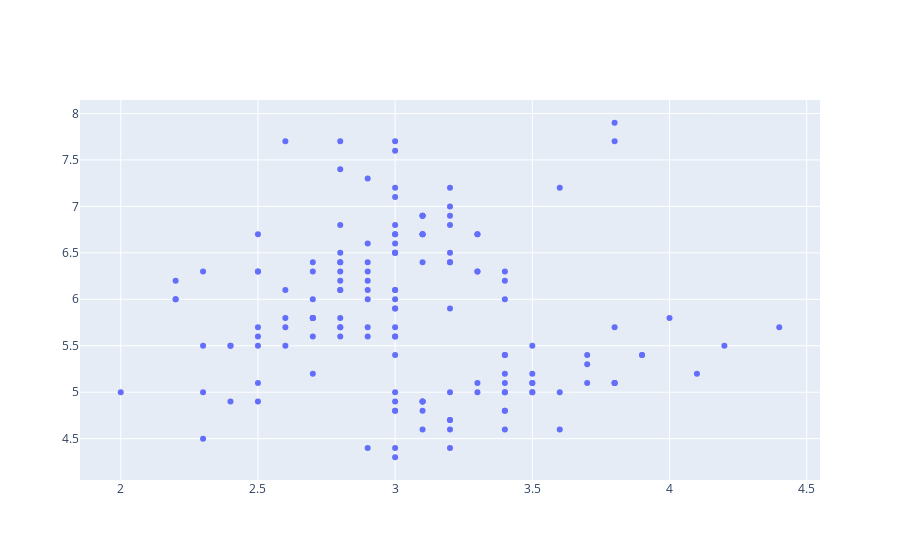

Here is the notebook cell this chart was saved with:
### Code cell
#Trace parameters available
fig = go.Figure()
fig.add_trace(go.Scatter(x = data_iris.sepal_width, y =data_iris.sepal_length,
                        mode = 'markers'))
fig

### Figure 1 — Plotly figure (JSON) as saved in the notebook; plotly's stock layout.template omitted (floating-point values rounded to 4 significant figures; data arrays with more than 128 entries replaced by an {"elided": "..."} marker saying what was removed)
{"data": [{"mode": "markers", "type": "scatter", "x": {"elided": "150 float values"}, "y": {"elided": "150 float values"}}], "layout": {}}
